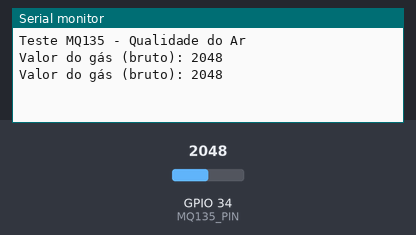
A sketch run on a simulated ESP32. Shown: the last lines printed to the serial monitor. The test bench sets the inputs (shaded band); at power-on: GPIO 34 (MQ135_PIN) = 2048.

Above: at 2.8 s.
2.9 s: GPIO 34 (MQ135_PIN) set to 2866
At 5.2 s:
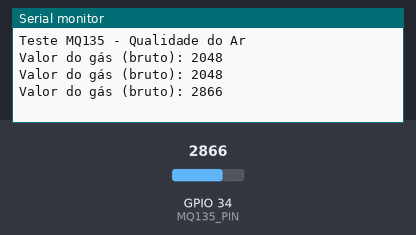
5.6 s: GPIO 34 (MQ135_PIN) set to 3603
At 6.8 s:
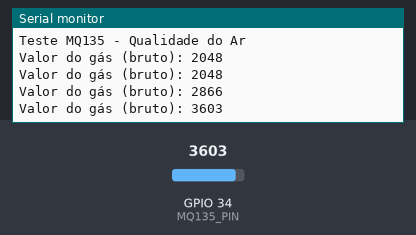
Timing chart, 0 to 8.6 s (numbered marks = the images above; inputs shaded):
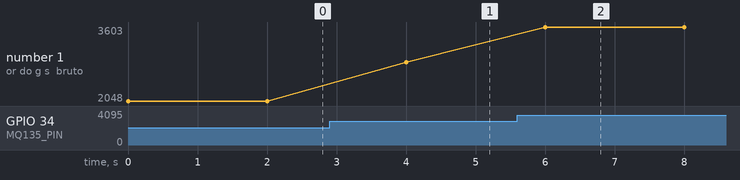

The sketch:

TesteMQ135.ino
```cpp
#define MQ135_PIN 34 // Pino analógico do ESP32 conectado ao AOUT do MQ135

void setup() {
  Serial.begin(115200);
  Serial.println("Teste MQ135 - Qualidade do Ar");
}

void loop() {
  int analogValue = analogRead(MQ135_PIN); // Leitura bruta
  Serial.print("Valor do gás (bruto): ");
  Serial.println(analogValue);

  delay(2000);
}
```

Measured:
- after the input at 2.9 s, the serial monitor: prints a new line after 1.1 s (image 1)
- after the input at 5.6 s, the serial monitor: prints a new line after 0.40 s (image 2)
- plotted number 1: 2048 → 2866 after the input at 2.9 s, 2866 → 3603 after the input at 5.6 s
